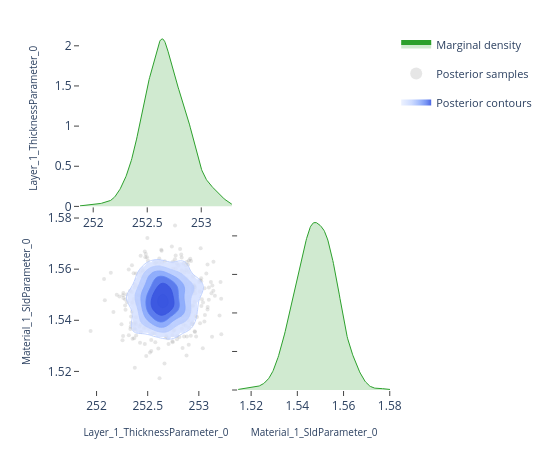

Notebook source saved alongside this figure:
### Code cell
# ---- Pairwise focus: thickness vs SLD ---------------------------------------
# A 2-parameter corner plot zooms in on the joint posterior for a specific
# pair.  This is the same view the EasyReflectometryApp's "2D Heatmap"
# sub-tab uses to inspect parameter degeneracies.


params_of_interest = ['Layer_1_ThicknessParameter_0', 'Material_1_SldParameter_0']
idx = [posterior.param_names.index(p) for p in params_of_interest]
subset_draws = np.asarray(posterior.draws)[:, idx]

fig = plot_corner(subset_draws, params_of_interest)
fig.show()

### Figure 1 — Plotly figure (JSON) as saved in the notebook; plotly's stock layout.template omitted (floating-point values rounded to 4 significant figures; data arrays with more than 128 entries replaced by an {"elided": "..."} marker saying what was removed)
{"data": [{"fill": "tozeroy", "fillcolor": "rgba(44, 160, 44, 0.22)", "hoverinfo": "skip", "legendgroup": "marginal", "line": {"color": "rgb(44, 160, 44)", "width": 1}, "mode": "lines", "name": "Marginal density", "showlegend": true, "type": "scatter", "x": {"elided": "256 float values"}, "xaxis": "x", "y": {"elided": "256 float values"}, "yaxis": "y"}, {"hoverinfo": "skip", "legendgroup": "scatter", "marker": {"color": "rgba(140, 140, 140, 0.22)", "size": 4}, "mode": "markers", "name": "Posterior samples", "showlegend": true, "type": "scatter", "x": {"elided": "560 float values"}, "xaxis": "x3", "y": {"elided": "560 float values"}, "yaxis": "y3", "zorder": 0}, {"colorscale": [[0.0, "rgba(224, 233, 255, 0.62)"], [0.35, "rgba(183, 203, 255, 0.70)"], [0.6, "rgba(138, 169, 252, 0.78)"], [0.82, "rgba(96, 131, 242, 0.84)"], [1.0, "rgba(58, 86, 224, 0.90)"]], "connectgaps": false, "contours": {"coloring": "fill", "end": 85.03, "showlabels": false, "showlines": false, "size": 13.43, "start": 17.9}, "hoverinfo": "skip", "legendgroup": "contour", "name": "Posterior contours", "showlegend": true, "showscale": false, "type": "contour", "x": [251.9, 251.9, 251.9, 251.9, 251.9, 252.0, 252.0, 252.0, 252.0, 252.0, 252.1, 252.1, 252.1, 252.1, 252.1, 252.1, 252.2, 252.2, 252.2, 252.2, 252.2, 252.3, 252.3, 252.3, 252.3, 252.3, 252.3, 252.4, 252.4, 252.4, 252.4, 252.4, 252.4, 252.5, 252.5, 252.5, 252.5, 252.5, 252.6, 252.6, 252.6, 252.6, 252.6, 252.6, 252.7, 252.7, 252.7, 252.7, 252.7, 252.7, 252.8, 252.8, 252.8, 252.8, 252.8, 252.9, 252.9, 252.9, 252.9, 252.9, 252.9, 253.0, 253.0, 253.0, 253.0, 253.0, 253.1, 253.1, 253.1, 253.1, 253.1, 253.1, 253.2, 253.2, 253.2, 253.2, 253.2, 253.2, 253.3, 253.3], "xaxis": "x3", "y": [1.514, 1.515, 1.516, 1.517, 1.518, 1.519, 1.519, 1.52, 1.521, 1.522, 1.523, 1.524, 1.524, 1.525, 1.526, 1.527, 1.528, 1.529, 1.529, 1.53, 1.531, 1.532, 1.533, 1.534, 1.534, 1.535, 1.536, 1.537, 1.538, 1.538, 1.539, 1.54, 1.541, 1.542, 1.543, 1.543, 1.544, 1.545, 1.546, 1.547, 1.548, 1.548, 1.549, 1.55, 1.551, 1.552, 1.553, 1.553, 1.554, 1.555, 1.556, 1.557, 1.558, 1.558, 1.559, 1.56, 1.561, 1.562, 1.563, 1.563, 1.564, 1.565, 1.566, 1.567, 1.568, 1.568, 1.569, 1.57, 1.571, 1.572, 1.573, 1.573, 1.574, 1.575, 1.576, 1.577, 1.578, 1.578, 1.579, 1.58], "yaxis": "y3", "z": {"elided": "80x80 float values"}, "zmax": 85.03, "zmin": 17.9, "zorder": 1}, {"colorscale": [[0.0, "rgba(183, 203, 255, 0.94)"], [0.35, "rgba(183, 203, 255, 0.94)"], [0.35, "rgba(138, 169, 252, 0.95)"], [0.6, "rgba(138, 169, 252, 0.95)"], [0.6, "rgba(96, 131, 242, 0.96)"], [0.82, "rgba(96, 131, 242, 0.96)"], [0.82, "rgba(58, 86, 224, 0.98)"], [1.0, "rgba(58, 86, 224, 0.98)"]], "contours": {"coloring": "lines", "end": 85.03, "showlabels": false, "size": 13.43, "start": 17.9}, "hoverinfo": "skip", "legendgroup": "contour", "line": {"width": 0.9}, "showlegend": false, "showscale": false, "type": "contour", "x": [251.9, 251.9, 251.9, 251.9, 251.9, 252.0, 252.0, 252.0, 252.0, 252.0, 252.1, 252.1, 252.1, 252.1, 252.1, 252.1, 252.2, 252.2, 252.2, 252.2, 252.2, 252.3, 252.3, 252.3, 252.3, 252.3, 252.3, 252.4, 252.4, 252.4, 252.4, 252.4, 252.4, 252.5, 252.5, 252.5, 252.5, 252.5, 252.6, 252.6, 252.6, 252.6, 252.6, 252.6, 252.7, 252.7, 252.7, 252.7, 252.7, 252.7, 252.8, 252.8, 252.8, 252.8, 252.8, 252.9, 252.9, 252.9, 252.9, 252.9, 252.9, 253.0, 253.0, 253.0, 253.0, 253.0, 253.1, 253.1, 253.1, 253.1, 253.1, 253.1, 253.2, 253.2, 253.2, 253.2, 253.2, 253.2, 253.3, 253.3], "xaxis": "x3", "y": [1.514, 1.515, 1.516, 1.517, 1.518, 1.519, 1.519, 1.52, 1.521, 1.522, 1.523, 1.524, 1.524, 1.525, 1.526, 1.527, 1.528, 1.529, 1.529, 1.53, 1.531, 1.532, 1.533, 1.534, 1.534, 1.535, 1.536, 1.537, 1.538, 1.538, 1.539, 1.54, 1.541, 1.542, 1.543, 1.543, 1.544, 1.545, 1.546, 1.547, 1.548, 1.548, 1.549, 1.55, 1.551, 1.552, 1.553, 1.553, 1.554, 1.555, 1.556, 1.557, 1.558, 1.558, 1.559, 1.56, 1.561, 1.562, 1.563, 1.563, 1.564, 1.565, 1.566, 1.567, 1.568, 1.568, 1.569, 1.57, 1.571, 1.572, 1.573, 1.573, 1.574, 1.575, 1.576, 1.577, 1.578, 1.578, 1.579, 1.58], "yaxis": "y3", "z": {"elided": "80x80 float values"}, "zmax": 85.03, "zmin": 17.9, "zorder": 2}, {"fill": "tozeroy", "fillcolor": "rgba(44, 160, 44, 0.22)", "hoverinfo": "skip", "legendgroup": "marginal", "line": {"color": "rgb(44, 160, 44)", "width": 1}, "mode": "lines", "name": "Marginal density", "showlegend": false, "type": "scatter", "x": {"elided": "256 float values"}, "xaxis": "x4", "y": {"elided": "256 float values"}, "yaxis": "y4"}], "layout": {"height": 450, "legend": {"font": {"size": 11}, "itemsizing": "constant", "orientation": "v", "x": 1.02, "xanchor": "left", "y": 1.0, "yanchor": "top"}, "margin": {"b": 60, "l": 80, "r": 160, "t": 30}, "plot_bgcolor": "white", "showlegend": true, "width": 550, "xaxis": {"anchor": "y", "domain": [0.0, 0.49], "showgrid": false, "ticks": "outside", "zeroline": false}, "xaxis2": {"anchor": "y2", "domain": [0.51, 1.0], "showgrid": false, "ticks": "outside", "visible": false, "zeroline": false}, "xaxis3": {"anchor": "y3", "domain": [0.0, 0.49], "showgrid": false, "ticks": "outside", "title": {"font": {"size": 10}, "text": "Layer_1_ThicknessParameter_0"}, "zeroline": false}, "xaxis4": {"anchor": "y4", "domain": [0.51, 1.0], "showgrid": false, "ticks": "outside", "title": {"font": {"size": 10}, "text": "Material_1_SldParameter_0"}, "zeroline": false}, "yaxis": {"anchor": "x", "domain": [0.51, 1.0], "showgrid": false, "ticks": "outside", "title": {"font": {"size": 10}, "text": "Layer_1_ThicknessParameter_0"}, "zeroline": false}, "yaxis2": {"anchor": "x2", "domain": [0.51, 1.0], "showgrid": false, "ticks": "outside", "visible": false, "zeroline": false}, "yaxis3": {"anchor": "x3", "domain": [0.0, 0.49], "showgrid": false, "ticks": "outside", "title": {"font": {"size": 10}, "text": "Material_1_SldParameter_0"}, "zeroline": false}, "yaxis4": {"anchor": "x4", "domain": [0.0, 0.49], "showgrid": false, "showticklabels": false, "ticks": "outside", "zeroline": false}}}
